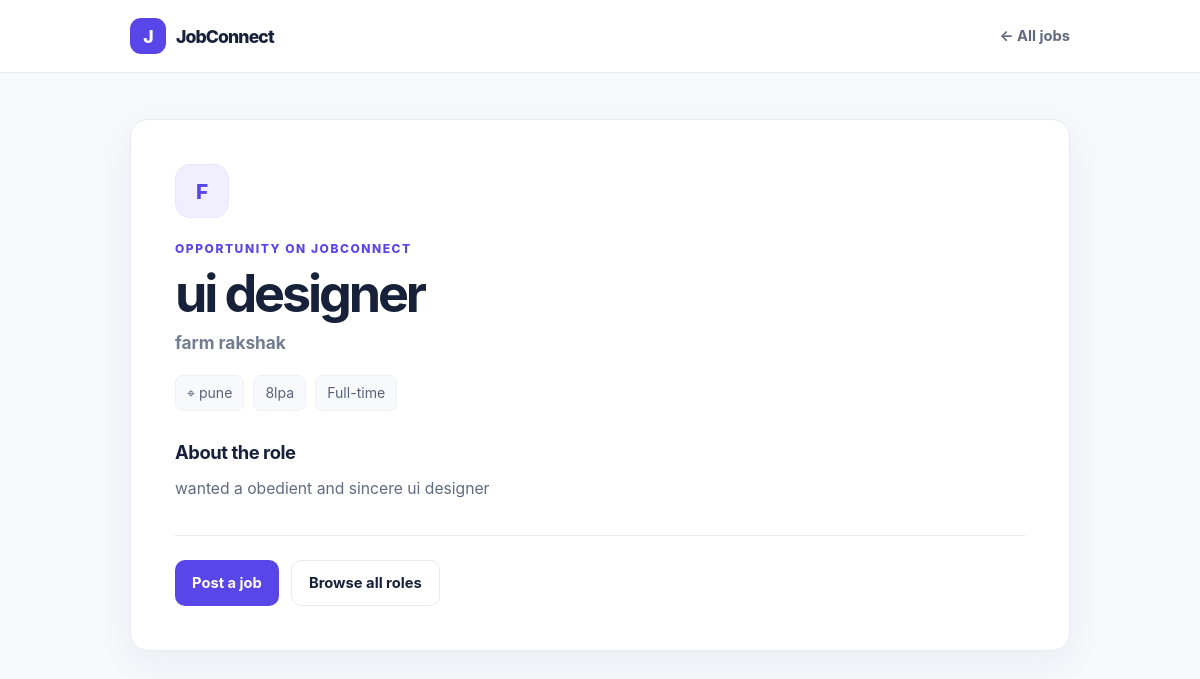
The app's page /jobs/4 with its own data.
### tables this page shows
CREATE TABLE jobs (
                id INTEGER PRIMARY KEY AUTOINCREMENT,
                title TEXT,
                company TEXT,
                location TEXT,
                description TEXT,
                salary TEXT
            );

### app.py (the view)
@app.route("/jobs/<int:job_id>")
def job_detail(job_id: int):
    with closing(sqlite3.connect(DATABASE)) as connection:
        connection.row_factory = sqlite3.Row
        job = connection.execute("SELECT * FROM jobs WHERE id = ?", (job_id,)).fetchone()
    if job is None: abort(404)
    return render_template("job.html", job=job)

### templates/job.html (shortened to what this page needs)
<!DOCTYPE html>
<html lang="en">
<head>
</head>
<body>
    <header class="topbar">
        <nav class="nav shell" aria-label="Main navigation">
            <a class="brand" href="{{ url_for('home') }}">
                <span class="brand-mark" aria-hidden="true">J</span>
                <span>JobConnect</span>
            </a>
            <a class="back-link" href="{{ url_for('home') }}">← All jobs</a>
        </nav>
    </header>
    <main class="shell">
        <article class="job-card">
            <span class="company-mark" aria-hidden="true">{{ job['company'][0]|upper }}</span>
            <p class="eyebrow">Opportunity on JobConnect</p>
            <h1>{{ job['title'] }}</h1>
            <p class="company">{{ job['company'] }}</p>
            <div class="job-meta">
                <span class="tag">⌖ {{ job['location'] }}</span>
                <span class="tag">{{ job['salary'] }}</span>
                <span class="tag">Full-time</span>
            </div>
            <h2>About the role</h2>
            <div class="description">{{ job['description'] }}</div>
            <div class="actions">
                <a class="button" href="{{ url_for('add_job') }}">Post a job</a>
                <a class="button button-secondary" href="{{ url_for('home') }}">Browse all roles</a>
            </div>
        </article>
    </main>
</body>
</html>

### templates/job.html (style rules this page uses)
:root { --ink: #17213a; --muted: #737d92; --brand: #5946e8; --line: #e9eaf1; }
* { box-sizing: border-box; }
body { min-height: 100vh; margin: 0; background: #f7f8fc; color: var(--ink); font-family: Inter, ui-sans-serif, system-ui, -apple-system, BlinkMacSystemFont, "Segoe UI", sans-serif; }
a { color: inherit; text-decoration: none; }
.shell { width: min(940px, calc(100% - 40px)); margin: 0 auto; }
.topbar { background: white; border-bottom: 1px solid var(--line); }
.nav { min-height: 72px; display: flex; align-items: center; justify-content: space-between; }
.brand { display: inline-flex; align-items: center; gap: 10px; font-size: 1.1rem; font-weight: 850; letter-spacing: -.05em; }
.brand-mark { display: grid; width: 36px; height: 36px; place-items: center; border-radius: 11px; background: var(--brand); color: white; }
.back-link { color: #606b81; font-size: .92rem; font-weight: 700; }
main { padding: 46px 0 64px; }
.job-card { padding: clamp(24px, 5vw, 44px); border: 1px solid var(--line); border-radius: 18px; background: white; box-shadow: 0 12px 35px #1f2b4d0d; }
.company-mark { display: grid; width: 54px; height: 54px; place-items: center; border: 1px solid #e9e5ff; border-radius: 15px; background: #f1efff; color: var(--brand); font-size: 1.3rem; font-weight: 850; }
.eyebrow { margin: 23px 0 9px; color: var(--brand); font-size: .75rem; font-weight: 850; letter-spacing: .13em; text-transform: uppercase; }
h1 { margin: 0; font-size: clamp(2rem, 5vw, 3.25rem); letter-spacing: -.06em; line-height: 1.1; }
.company { margin: 10px 0 0; color: var(--muted); font-size: 1.08rem; font-weight: 650; }
.job-meta { display: flex; flex-wrap: wrap; gap: 9px; margin: 22px 0 30px; }
.tag { padding: 8px 11px; border: 1px solid #eff0f5; border-radius: 8px; background: #f8f9fc; color: #59647a; font-size: .88rem; }
h2 { margin: 0 0 12px; font-size: 1.15rem; letter-spacing: -.025em; }
.description { color: #5f6b82; font-size: .98rem; line-height: 1.8; white-space: pre-line; }
.actions { display: flex; flex-wrap: wrap; gap: 12px; margin-top: 32px; padding-top: 24px; border-top: 1px solid var(--line); }
.button { display: inline-flex; min-height: 46px; align-items: center; justify-content: center; padding: 0 17px; border-radius: 10px; background: var(--brand); color: white; font-size: .92rem; font-weight: 750; }
.button-secondary { border: 1px solid var(--line); background: white; color: var(--ink); }

### records on screen
jobs: company "F", title "ui designer", company "farm rakshak", location "pune", salary "8lpa", description "wanted a obedient and sincere ui designer"
